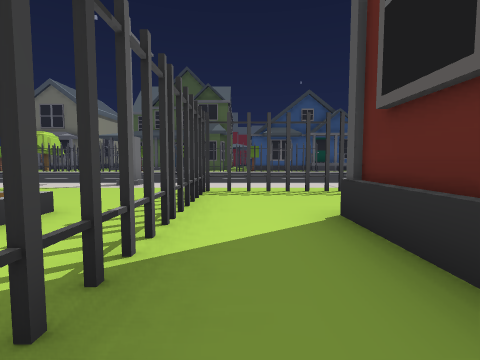
View 1 (above)

15 first-person views from a walk through a 3-D level made in the Unity game engine. The camera is 1.2 m above the floor, tilts 4° down and sees 85° across. The floor is counted in squares, 2 m on a side. Each view is taken from the middle of a square. On the plan, view 1 faces up. The plan holds only what a view shows up to about 9 squares ahead; the rest is blank. The place goes on beyond the plan. The player character is not drawn. Some animated figures are left out.

View 2
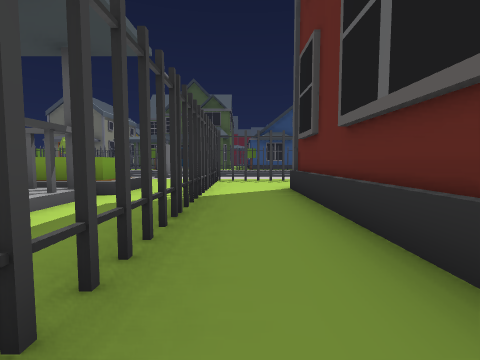

View 3
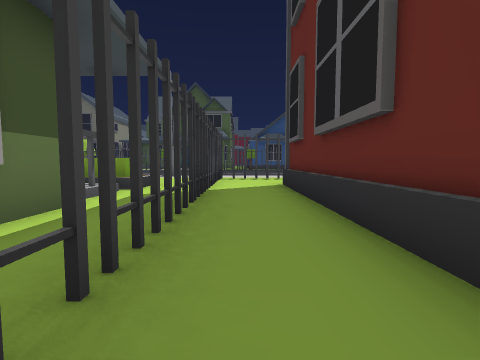

View 4
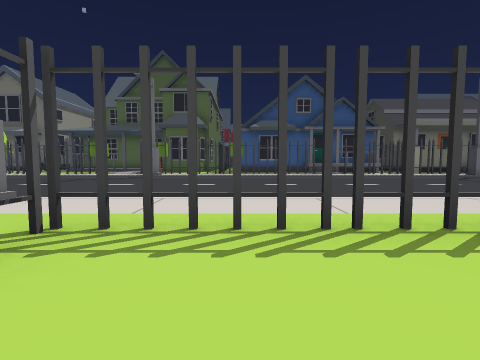

View 5
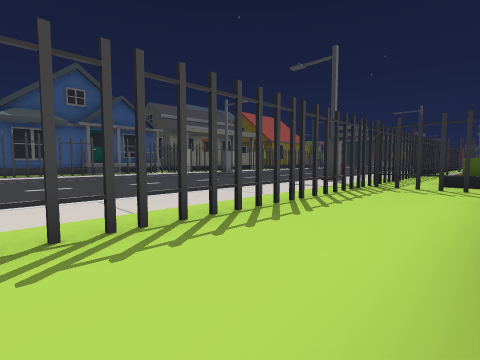

View 6
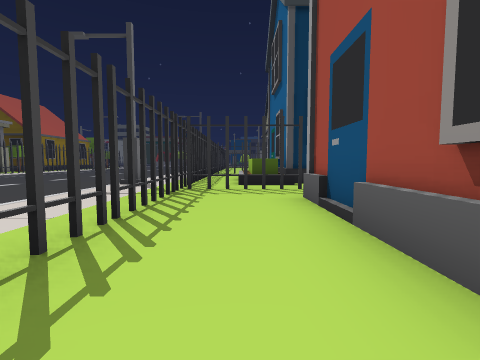

View 7
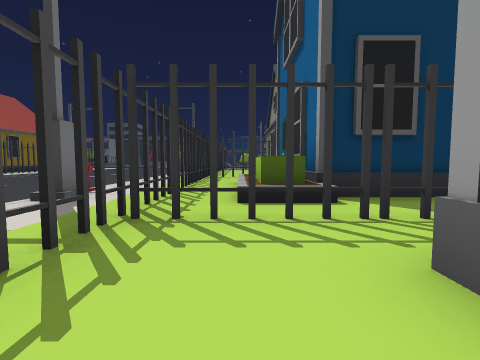

View 8
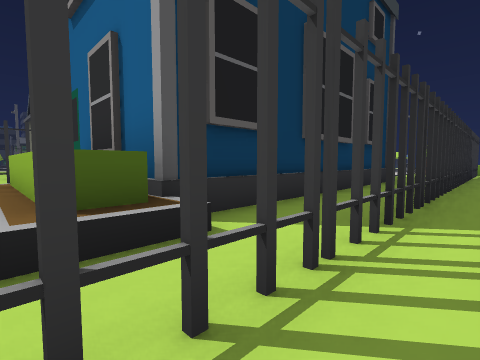

View 9
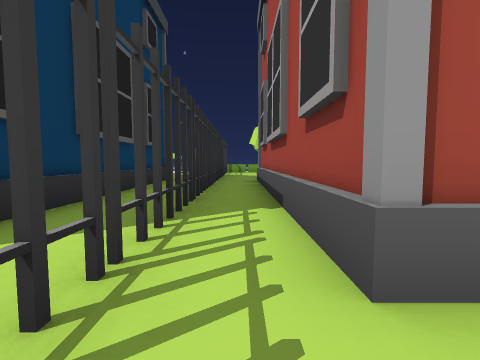

View 10
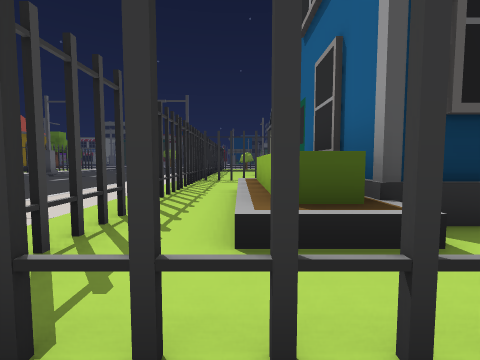

View 11
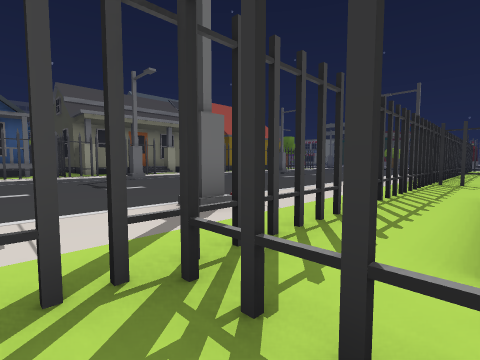

View 12
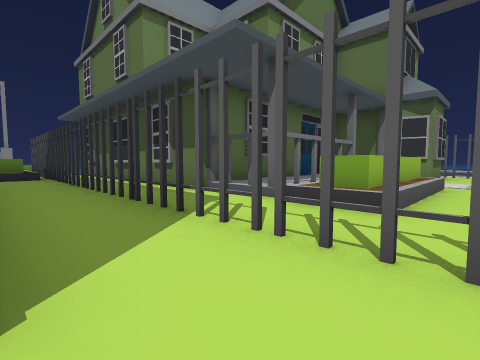

View 13
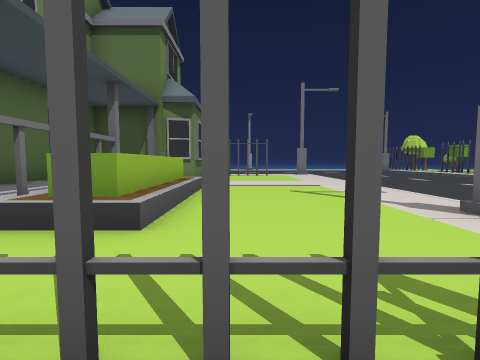

View 14
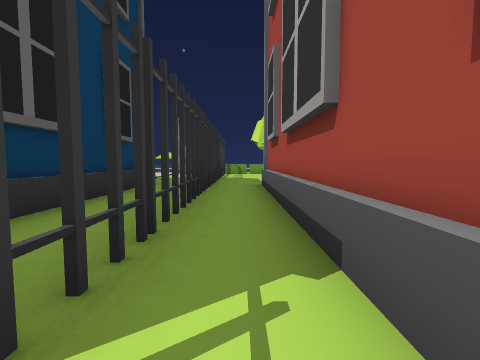

View 15
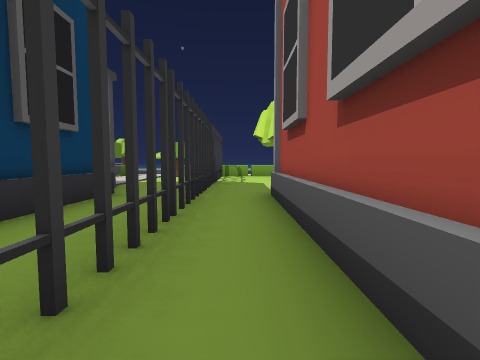

### Floor plan
Key: @ floor where view 1 was taken; # wall or solid block; x gap in a wall; . main floor; : floor 0.25 m higher than the main floor; + floor 0.5 m higher than the main floor; / step, stairs or slope; ^ raised ledge; T thing the floor can be seen under or through; O other object.
Columns run from 10 left of view 1 to 19 right of it. Each row starts with its distance up from view 1.
 17                   ^
 16                   :
 15                   :
 14                  ....
 13            ....  .....
 12    ....................
 11  ........................
 10  ..........................
  9  ..........................
  8   ......     .   .........
  7  ::::::#:::::::::::+O::::
  6  ::::::::::::::::::::::::::
  5  :::::::::TTTTTTTTTTTT######x#
  4  ::::::::T::::::::#OOOO::#:
  3 ::::////:T::###:::#OOOO###
  2 ##   OOO:T:## ###:#:#
  1  #   ###:T:#    #:#:#
  0  #  +++#:T@#    #:#:#
 -1   ######:T:#    #:#:#
 -2        #:T:#    #:#:#
 -3        #:T:#    #:#:#
 -4        ###:     #:#:#

Positions as (right, up) in squares from view 1, and headings:
1: (0, 0), facing up
2: (0, -3), facing up
3: (0, -4), facing up
4: (1, 3), facing up
5: (1, 3), facing up-right
6: (2, 4), facing right
7: (5, 4), facing right
8: (7, 4), facing down-right
9: (7, 4), facing down
10: (7, 4), facing right
11: (7, 4), facing up-right
12: (1, 4), facing down-left
13: (0, 4), facing left
14: (7, 2), facing down
15: (7, 0), facing down
